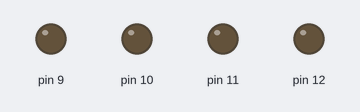
Simulated run of this sketch. Board: Arduino Uno, built with avr-gcc and run on an emulated ATmega328P. On the bench: output pins drawn as LEDs (lit = HIGH). Pins used as bus, display or sensor lines are not drawn.

Above: at 0.2 s.
At 1.2 s:
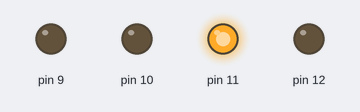
At 1.7 s:
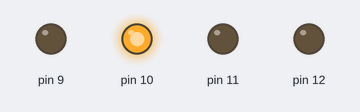
At 2.2 s:
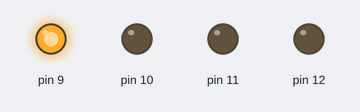
At 4.7 s:
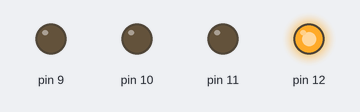
Timing chart, 0 to 5.2 s (numbered marks = the images above):
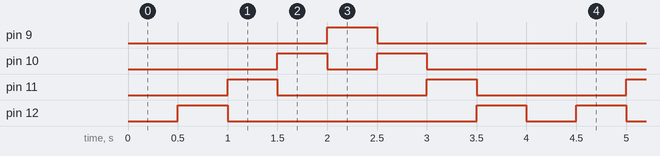

Measured:
- by itself, pin 9: alternates HIGH for 0.50 s and LOW for 3.5 s
- by itself, pin 10: repeats every 4.0 s: LOW 0.50 s, HIGH 0.50 s, LOW 2.5 s, HIGH 0.50 s
- by itself, pin 11: alternates HIGH for 0.50 s and LOW for 1.5 s
- by itself, pin 12: repeats every 4.0 s: LOW 2.5 s, HIGH 0.50 s, LOW 0.50 s, HIGH 0.50 s

The sketch:

cycleleds.ino
```cpp
// (licence header left out)
#ifdef SIMULATOR
    #include <Simulator.h>
#endif

// Constants
const int LEDS_QUANTITY = 5;
const int DELAY_TIME = 500;
const int FIRST_PIN = 13;
const bool BACK_CYCLE_DIRECTION = true;

// variables (components)
int leds[LEDS_QUANTITY];

/**
 * Turns on only one led.
 * @param ledIndex: Led index.
 */
void onlyLedOn(int ledIndex) {
    for (int i = 0; i < LEDS_QUANTITY; i++)
        digitalWrite(leds[i], LOW);
    digitalWrite(leds[ledIndex], HIGH);

    #ifdef SIMULATOR
        mock.debug(leds[ledIndex]);
    #endif
}

/**
 * Default Arduino setup function.
 */
void setup() {
    int pin = FIRST_PIN;
    for (int i = 0; i < LEDS_QUANTITY; i++) {
        leds[i] = pin--;
        pinMode(leds[i], OUTPUT);
    }
}

/**
 * Default Arduino loop function.
 */
void loop() {
    // Forward cycle
    for (int i = 0; i < LEDS_QUANTITY; i++) {
        onlyLedOn(i);
        delay(DELAY_TIME);
    }

    // Back cycle
    if (BACK_CYCLE_DIRECTION) {
        for (int i = (LEDS_QUANTITY-2); i > 0; i--) {
            onlyLedOn(i);
            delay(DELAY_TIME);
        }
    }
}

#ifdef SIMULATOR
    int main() {
        setup();
        while (1) loop();
        return 0;
    }
#endif
```
